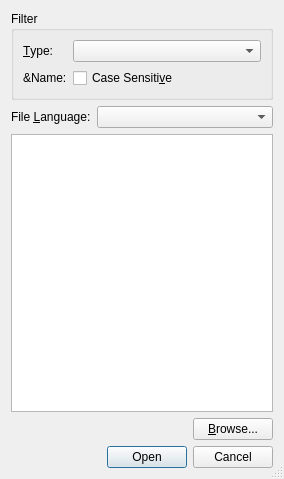
<?xml version="1.0" encoding="UTF-8"?>
<ui version="4.0">
 <class>LyXFilesUi</class>
 <widget class="QDialog" name="LyXFilesUi">
  <property name="geometry">
   <rect>
    <x>0</x>
    <y>0</y>
    <width>284</width>
    <height>479</height>
   </rect>
  </property>
  <property name="windowTitle">
   <string/>
  </property>
  <property name="sizeGripEnabled">
   <bool>true</bool>
  </property>
  <layout class="QGridLayout" name="gridLayout_2">
   <item row="0" column="0">
    <widget class="QGroupBox" name="filterGB">
     <property name="title">
      <string>Filter</string>
     </property>
     <property name="flat">
      <bool>true</bool>
     </property>
     <layout class="QGridLayout" name="gridLayout">
      <item row="0" column="0">
       <widget class="QLabel" name="filesTypeLA">
        <property name="text">
         <string>&amp;Type:</string>
        </property>
        <property name="buddy">
         <cstring>fileTypeCO</cstring>
        </property>
       </widget>
      </item>
      <item row="0" column="1">
       <widget class="QComboBox" name="fileTypeCO">
        <property name="sizePolicy">
         <sizepolicy hsizetype="MinimumExpanding" vsizetype="Fixed">
          <horstretch>0</horstretch>
          <verstretch>0</verstretch>
         </sizepolicy>
        </property>
        <property name="toolTip">
         <string>Determines whether only personal user files, system files or all files are displayed</string>
        </property>
       </widget>
      </item>
      <item row="1" column="0">
       <widget class="QLabel" name="findKeysLA">
        <property name="text">
         <string>&amp;Name:</string>
        </property>
        <property name="alignment">
         <set>Qt::AlignLeading|Qt::AlignLeft|Qt::AlignVCenter</set>
        </property>
       </widget>
      </item>
      <item row="1" column="1">
       <layout class="QVBoxLayout" name="verticalLayout_2">
        <item>
         <layout class="QHBoxLayout" name="horizontalLayout_3">
          <item>
           <layout class="QHBoxLayout" name="filterBarL"/>
          </item>
          <item>
           <widget class="QCheckBox" name="csFindCB">
            <property name="toolTip">
             <string>Filter case-sensitively</string>
            </property>
            <property name="text">
             <string>Case Sensiti&amp;ve</string>
            </property>
           </widget>
          </item>
         </layout>
        </item>
       </layout>
      </item>
     </layout>
    </widget>
   </item>
   <item row="1" column="0">
    <layout class="QHBoxLayout" name="horizontalLayout">
     <item>
      <widget class="QLabel" name="languageLA">
       <property name="toolTip">
        <string/>
       </property>
       <property name="text">
        <string>File &amp;Language:</string>
       </property>
       <property name="buddy">
        <cstring>languageCO</cstring>
       </property>
      </widget>
     </item>
     <item>
      <widget class="QComboBox" name="languageCO">
       <property name="sizePolicy">
        <sizepolicy hsizetype="MinimumExpanding" vsizetype="Fixed">
         <horstretch>0</horstretch>
         <verstretch>0</verstretch>
        </sizepolicy>
       </property>
       <property name="toolTip">
        <string>The available language(s) of the selected file will be displayed here</string>
       </property>
      </widget>
     </item>
    </layout>
   </item>
   <item row="2" column="0">
    <widget class="QTreeWidget" name="filesLW">
     <property name="inputMethodHints">
      <set>Qt::ImhFormattedNumbersOnly|Qt::ImhLatinOnly</set>
     </property>
     <property name="rootIsDecorated">
      <bool>true</bool>
     </property>
     <property name="itemsExpandable">
      <bool>true</bool>
     </property>
     <attribute name="headerVisible">
      <bool>false</bool>
     </attribute>
     <column>
      <property name="text">
       <string notr="true">1</string>
      </property>
     </column>
    </widget>
   </item>
   <item row="3" column="0">
    <layout class="QHBoxLayout" name="horizontalLayout_2">
     <item>
      <spacer name="horizontalSpacer">
       <property name="orientation">
        <enum>Qt::Horizontal</enum>
       </property>
       <property name="sizeHint" stdset="0">
        <size>
         <width>40</width>
         <height>20</height>
        </size>
       </property>
      </spacer>
     </item>
     <item>
      <widget class="QPushButton" name="browsePB">
       <property name="text">
        <string>&amp;Browse...</string>
       </property>
      </widget>
     </item>
    </layout>
   </item>
   <item row="4" column="0">
    <layout class="QHBoxLayout">
     <property name="spacing">
      <number>6</number>
     </property>
     <property name="leftMargin">
      <number>0</number>
     </property>
     <property name="topMargin">
      <number>0</number>
     </property>
     <property name="rightMargin">
      <number>0</number>
     </property>
     <property name="bottomMargin">
      <number>0</number>
     </property>
     <item>
      <widget class="QDialogButtonBox" name="buttonBox">
       <property name="standardButtons">
        <set>QDialogButtonBox::Cancel|QDialogButtonBox::Open</set>
       </property>
      </widget>
     </item>
    </layout>
   </item>
  </layout>
 </widget>
 <includes>
  <include location="local">qt_i18n.h</include>
 </includes>
 <resources/>
 <connections/>
</ui>
